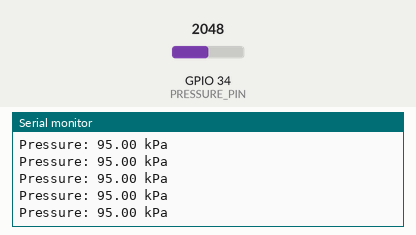
Recording of a sketch running on a simulated ESP32. Parts: the last lines printed to the serial monitor. The test bench sets the inputs (shaded band); at power-on: GPIO 34 (PRESSURE_PIN) = 2048.

Above: at 1.2 s.
1.3 s: GPIO 34 (PRESSURE_PIN) set to 2866
At 1.56 s:
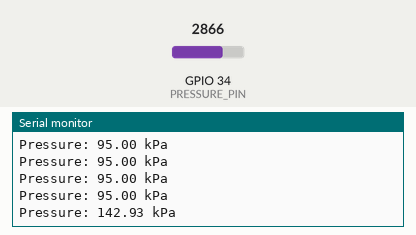
2.8 s: GPIO 34 (PRESSURE_PIN) set to 3603
At 2.96 s:
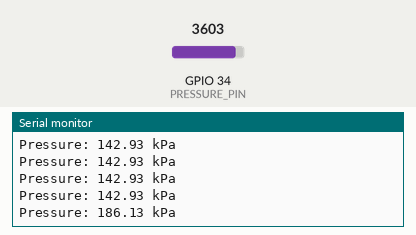
Timing chart, 0 to 5.8 s (numbered marks = the images above; inputs shaded):
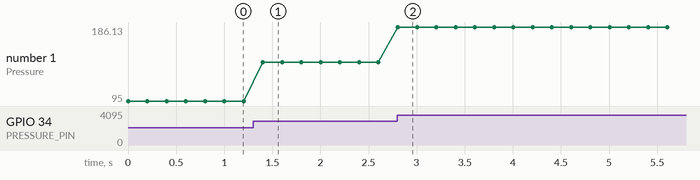

The sketch:

pressure_calibration.ino
```cpp
const int PRESSURE_PIN = 34;

void setup() {
  Serial.begin(115200);
  analogSetAttenuation(ADC_11db);
}

void loop() {
  float gpioVoltage = analogReadMilliVolts(PRESSURE_PIN) / 1000.0;
  float sensorVoltage = gpioVoltage * (32.0 / 22.0);

  float pressure = ((sensorVoltage - 0.5) / 4.0) * 200.0;

  // Clamp the value
  if (pressure < 0) pressure = 0;
  if (pressure > 200) pressure = 200;

  Serial.print("Pressure: ");
  Serial.print(pressure, 2);
  Serial.println(" kPa");

  delay(200);
}
```

Measured:
- after the input at 1.3 s, the serial monitor: prints a new line after 0.10 s (image 1)
- after the input at 2.8 s, the serial monitor: prints a new line at once (image 2)
- plotted number 1: 95 → 142.93 after the input at 1.3 s, 142.93 → 186.13 after the input at 2.8 s
